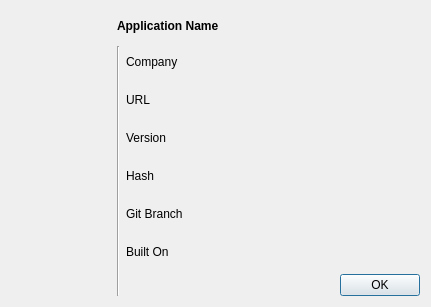
<?xml version="1.0" encoding="UTF-8"?>
<ui version="4.0">
 <class>AboutDialog</class>
 <widget class="QDialog" name="AboutDialog">
  <property name="geometry">
   <rect>
    <x>0</x>
    <y>0</y>
    <width>431</width>
    <height>296</height>
   </rect>
  </property>
  <property name="windowTitle">
   <string>Dialog</string>
  </property>
  <layout class="QGridLayout" name="gridLayout">
   <item row="0" column="0" rowspan="3">
    <widget class="QLabel" name="lblLogo">
     <property name="minimumSize">
      <size>
       <width>100</width>
       <height>100</height>
      </size>
     </property>
     <property name="maximumSize">
      <size>
       <width>100</width>
       <height>100</height>
      </size>
     </property>
     <property name="text">
      <string/>
     </property>
    </widget>
   </item>
   <item row="0" column="1" colspan="2">
    <widget class="QLabel" name="lblAppName">
     <property name="font">
      <font>
       <bold>true</bold>
      </font>
     </property>
     <property name="text">
      <string>Application Name</string>
     </property>
    </widget>
   </item>
   <item row="1" column="1" rowspan="7">
    <widget class="Line" name="line">
     <property name="minimumSize">
      <size>
       <width>0</width>
       <height>250</height>
      </size>
     </property>
     <property name="maximumSize">
      <size>
       <width>16777215</width>
       <height>250</height>
      </size>
     </property>
     <property name="orientation">
      <enum>Qt::Vertical</enum>
     </property>
    </widget>
   </item>
   <item row="1" column="2">
    <widget class="QLabel" name="lblOrgName">
     <property name="text">
      <string>Company</string>
     </property>
    </widget>
   </item>
   <item row="2" column="2">
    <widget class="QLabel" name="lblURL">
     <property name="text">
      <string>URL</string>
     </property>
     <property name="openExternalLinks">
      <bool>true</bool>
     </property>
    </widget>
   </item>
   <item row="3" column="2">
    <widget class="QLabel" name="lblVersion">
     <property name="text">
      <string>Version</string>
     </property>
    </widget>
   </item>
   <item row="4" column="0" rowspan="3">
    <widget class="QLabel" name="lblAppIcon">
     <property name="minimumSize">
      <size>
       <width>100</width>
       <height>100</height>
      </size>
     </property>
     <property name="maximumSize">
      <size>
       <width>100</width>
       <height>100</height>
      </size>
     </property>
     <property name="text">
      <string/>
     </property>
    </widget>
   </item>
   <item row="4" column="2">
    <widget class="QLabel" name="lblGitHash">
     <property name="text">
      <string>Hash</string>
     </property>
    </widget>
   </item>
   <item row="5" column="2">
    <widget class="QLabel" name="lblGitBranch">
     <property name="text">
      <string>Git Branch</string>
     </property>
    </widget>
   </item>
   <item row="6" column="2">
    <widget class="QLabel" name="lblBuildDate">
     <property name="text">
      <string>Built On</string>
     </property>
    </widget>
   </item>
   <item row="7" column="3">
    <widget class="QDialogButtonBox" name="buttonBox">
     <property name="orientation">
      <enum>Qt::Horizontal</enum>
     </property>
     <property name="standardButtons">
      <set>QDialogButtonBox::Ok</set>
     </property>
    </widget>
   </item>
  </layout>
 </widget>
 <resources/>
 <connections>
  <connection>
   <sender>buttonBox</sender>
   <signal>accepted()</signal>
   <receiver>AboutDialog</receiver>
   <slot>accept()</slot>
   <hints>
    <hint type="sourcelabel">
     <x>248</x>
     <y>254</y>
    </hint>
    <hint type="destinationlabel">
     <x>157</x>
     <y>274</y>
    </hint>
   </hints>
  </connection>
  <connection>
   <sender>buttonBox</sender>
   <signal>rejected()</signal>
   <receiver>AboutDialog</receiver>
   <slot>reject()</slot>
   <hints>
    <hint type="sourcelabel">
     <x>316</x>
     <y>260</y>
    </hint>
    <hint type="destinationlabel">
     <x>286</x>
     <y>274</y>
    </hint>
   </hints>
  </connection>
 </connections>
</ui>
